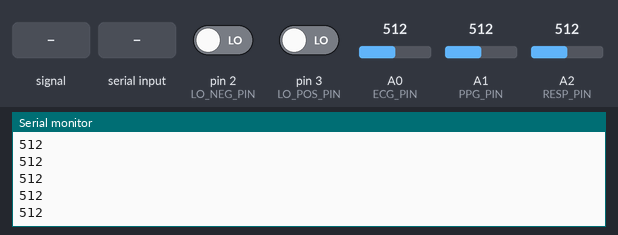
A sketch run on a simulated Arduino Uno, built with avr-gcc and run on an emulated ATmega328P. Parts: the last lines printed to the serial monitor. Inputs (shaded band) come from the test bench; at power-on: A0 (ECG_PIN) = 512, pin 2 (LO_NEG_PIN) LOW, pin 3 (LO_POS_PIN) LOW, A1 (PPG_PIN) = 512, A2 (RESP_PIN) = 512.

Above: at 1.2 s.
1.3 s: A0 (ECG_PIN) fed a 200 Hz sine of ±81 counts around its level
At 2.1 s:
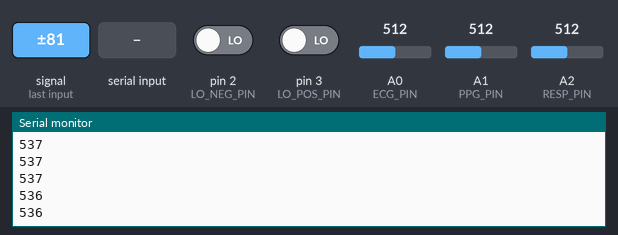
2.8 s: A0 (ECG_PIN) set to 716
At 3.3 s:
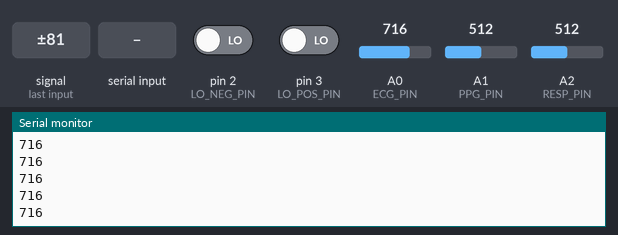
4.3 s: pin 2 (LO_NEG_PIN) driven HIGH
At 5.4 s:
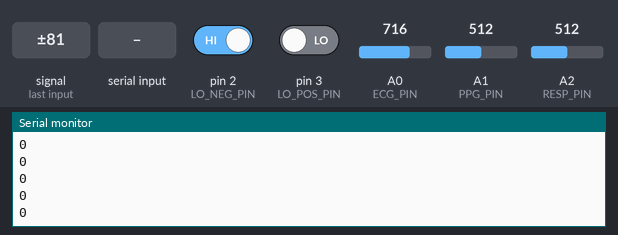
5.8 s: "p" received over Serial
At 6.8 s:
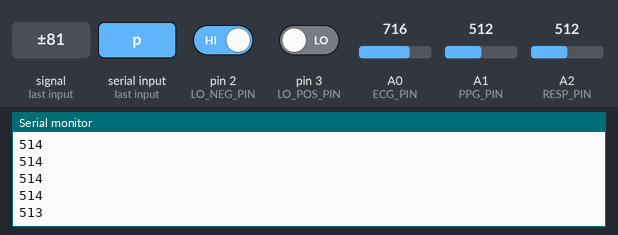
7.3 s: "r" received over Serial
Timing chart, 0 to 9.8 s (numbered marks = the images above; inputs shaded):
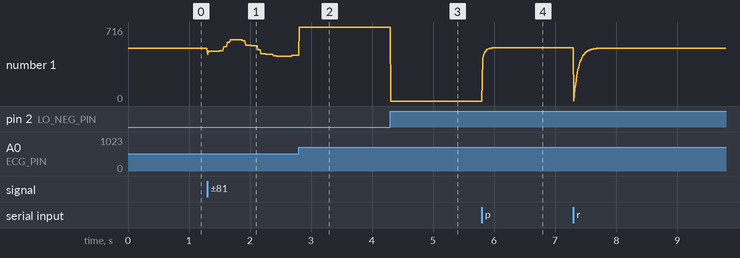

Measured:
- after the input at 1.3 s, the serial monitor: prints a new line at once (image 1)
- after the input at 2.8 s, the serial monitor: prints a new line at once (image 2)
- after the input at 4.3 s, the serial monitor: prints a new line at once (image 3)
- after the input at 5.8 s, the serial monitor: prints a new line at once (image 4)
- plotted number 1: 512 → 444 after the input at 1.3 s, 444 → 716 after the input at 2.8 s, 716 → 0 after the input at 4.3 s, 0 → 513 after the input at 5.8 s

The sketch:

main.ino
```cpp
#include <Arduino.h>

const uint8_t ECG_PIN    = A0;
const uint8_t LO_NEG_PIN = 2;
const uint8_t LO_POS_PIN = 3;
const uint8_t PPG_PIN    = A1;
const uint8_t RESP_PIN   = A2;

enum Mode { MODE_ECG, MODE_PPG, MODE_RESP, MODE_EMG };
volatile Mode modeSel = MODE_ECG;

const uint32_t BAUD = 115200;

const uint32_t PERIOD_US_ECG  = 10000; // 100 Гц
const uint32_t PERIOD_US_PPG  = 10000; // 100 Гц
const uint32_t PERIOD_US_RESP = 10000; // 100 Гц
const uint32_t PERIOD_US_EMG  =  2000; // 500 Гц

inline int median3(int a, int b, int c) {
  if (a > b) { int t=a; a=b; b=t; }
  if (b > c) { int t=b; b=c; c=t; }
  if (a > b) { int t=a; a=b; b=t; }
  return b;
}

const float ALPHA_RESP = 0.12f;
const float ALPHA_PPG  = 0.20f;
const float ALPHA_EMG_ENV = 0.25f;
const float ALPHA_BASE_SLOW = 0.01f;

float emaResp = 0.0f, emaPPG = 0.0f, emgEnv = 0.0f, baseEMG = 512.0f, basePPG = 512.0f;
int   respP1=0, respP2=0, ppgP1=0, ppgP2=0, emgP1=0, emgP2=0;

void resetFilters() {
  emaResp = emaPPG = emgEnv = 0.0f;
  baseEMG = basePPG = 512.0f;
  respP1 = respP2 = ppgP1 = ppgP2 = emgP1 = emgP2 = 0;
}

void setMode(Mode m) {
  modeSel = m;
  resetFilters();
}

void maybeSwitchMode() {
  while (Serial.available()) {
    char c = tolower(Serial.read());
    if (c == 'e') setMode(MODE_ECG);
    if (c == 'p') setMode(MODE_PPG);
    if (c == 'r') setMode(MODE_RESP);
    if (c == 'm') setMode(MODE_EMG);
  }
}

int readECG() {
  bool leadOff = (digitalRead(LO_NEG_PIN) == HIGH) || (digitalRead(LO_POS_PIN) == HIGH);
  if (leadOff) return 0;
  return analogRead(ECG_PIN);
}

int readPPG() {
  int x0 = analogRead(PPG_PIN);
  int x  = median3(x0, ppgP1, ppgP2); ppgP2 = ppgP1; ppgP1 = x0;
  basePPG = (1.0f - ALPHA_BASE_SLOW)*basePPG + ALPHA_BASE_SLOW*(float)x;
  float xdc = (float)x - basePPG;
  emaPPG = (1.0f - ALPHA_PPG)*emaPPG + ALPHA_PPG*xdc;
  int out = (int)(emaPPG + 512.0f);
  if (out < 0) out = 0; if (out > 1023) out = 1023;
  return out;
}

int readResp() {
  int x0 = analogRead(RESP_PIN);
  int x  = median3(x0, respP1, respP2); respP2 = respP1; respP1 = x0;
  emaResp = (1.0f - ALPHA_RESP)*emaResp + ALPHA_RESP*(float)x;
  int out = (int)emaResp;
  if (out < 0) out = 0; if (out > 1023) out = 1023;
  return out;
}

int readEMG() {
  int x0 = analogRead(ECG_PIN);
  int x  = median3(x0, emgP1, emgP2); emgP2 = emgP1; emgP1 = x0;
  baseEMG = (1.0f - ALPHA_BASE_SLOW)*baseEMG + ALPHA_BASE_SLOW*(float)x;
  float xdc = (float)x - baseEMG;
  float rect = fabs(xdc);
  emgEnv = (1.0f - ALPHA_EMG_ENV)*emgEnv + ALPHA_EMG_ENV*rect;
  int out = (int)emgEnv;
  if (out < 0) out = 0; if (out > 1023) out = 1023;
  return out;
}

void setup() {
  Serial.begin(BAUD);
  pinMode(ECG_PIN,    INPUT);
  pinMode(LO_NEG_PIN, INPUT);
  pinMode(LO_POS_PIN, INPUT);
  pinMode(PPG_PIN,    INPUT);
  pinMode(RESP_PIN,   INPUT);
  resetFilters();
}

void loop() {
  maybeSwitchMode();

  static uint32_t next_us = 0;
  const uint32_t now = micros();

  uint32_t period = PERIOD_US_ECG;
  if (modeSel == MODE_PPG)  period = PERIOD_US_PPG;
  if (modeSel == MODE_RESP) period = PERIOD_US_RESP;
  if (modeSel == MODE_EMG)  period = PERIOD_US_EMG;

  if ((int32_t)(now - next_us) >= 0) {
    next_us = now + period;

    int v = 0;
    switch (modeSel) {
      case MODE_ECG:  v = readECG();  break;
      case MODE_PPG:  v = readPPG();  break;
      case MODE_RESP: v = readResp(); break;
      case MODE_EMG:  v = readEMG();  break;
    }

    Serial.println(v);
  }
}
```
